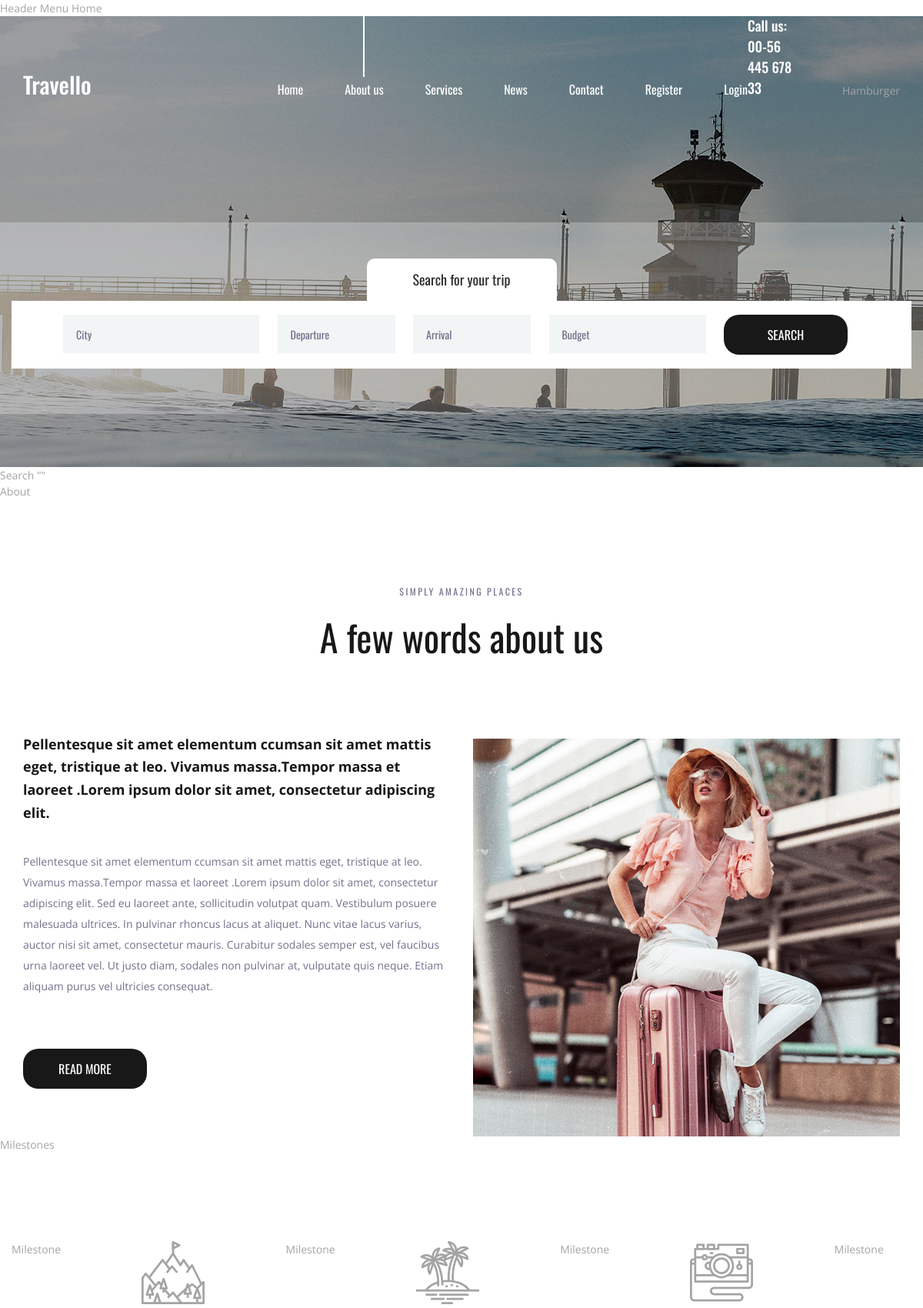
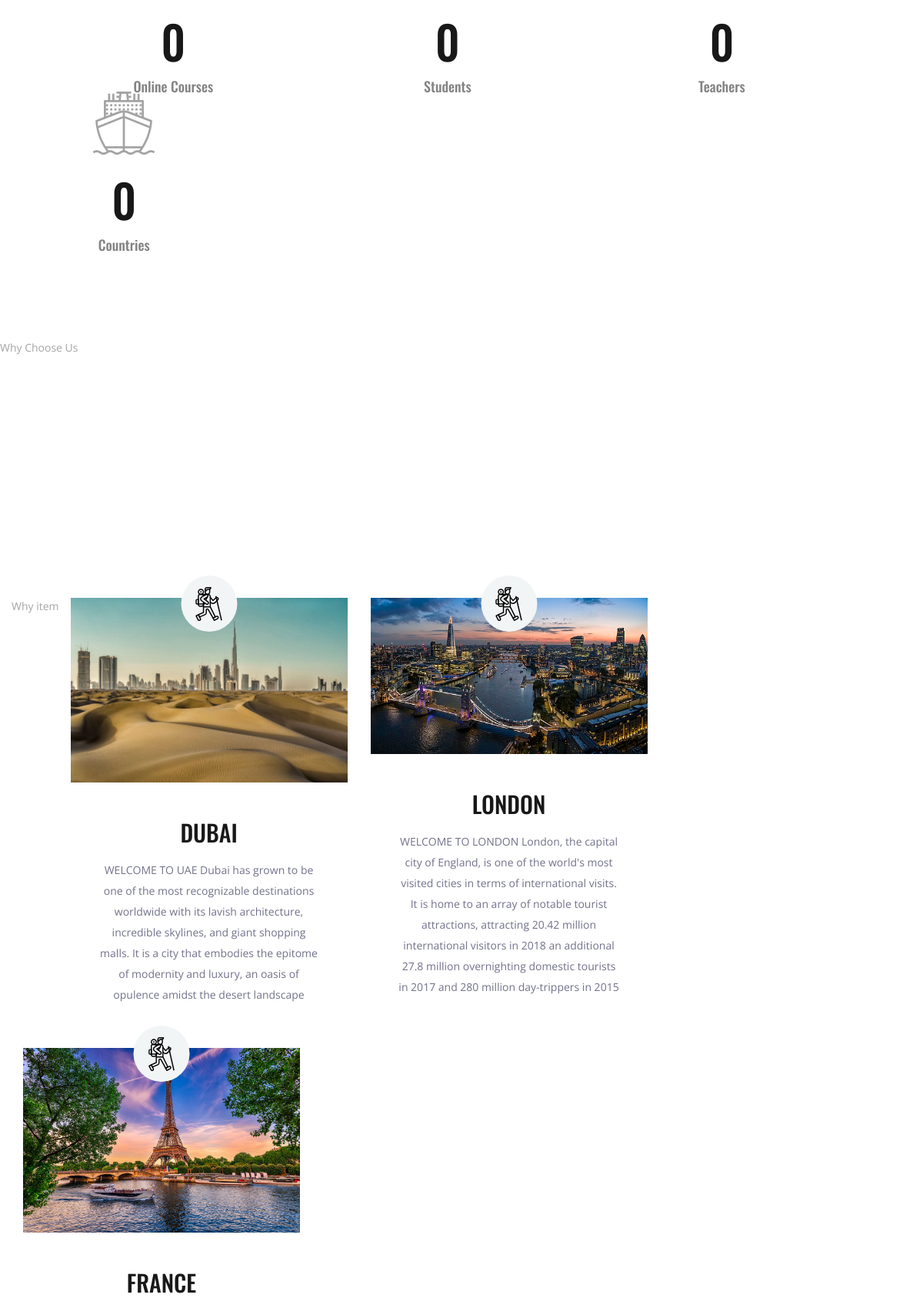
The page / (upper part) on the database its author committed (2 pictures, top to bottom).
### travelapp/models.py (models this page shows, shortened)
class Place(models.Model):
    name=models.CharField(max_length=250)
    img=models.ImageField(upload_to='pics')
    desc=models.TextField()

### travelapp/views.py (the view)
# urls.py: path('',views.demo,name='demo'),
def demo(request):
    obj=Place.objects.all()
    obj1=Team.objects.all()
    return render(request, 'index.html', {'result':obj, 'results':obj1})

### templates/index.html (shortened to what this page needs)
{% load static %}
<!DOCTYPE html>
<html lang="en">
<head>
<link rel="stylesheet" type="text/css" href="{% static 'styles/bootstrap4/bootstrap.min.css' %}">
<link href="{% static 'plugins/font-awesome-4.7.0/css/font-awesome.min.css' %}" rel="stylesheet" type="text/css">
<link rel="stylesheet" type="text/css" href="{% static 'plugins/OwlCarousel2-2.2.1/owl.carousel.css' %}">
<link rel="stylesheet" type="text/css" href="{% static 'plugins/OwlCarousel2-2.2.1/owl.theme.default.css' %}">
<link rel="stylesheet" type="text/css" href="{% static 'plugins/OwlCarousel2-2.2.1/animate.css' %}">
<link rel="stylesheet" type="text/css" href="{% static 'styles/about.css' %}">
<link rel="stylesheet" type="text/css" href="{% static 'styles/about_responsive.css' %}">
</head>
<body>
<div class="super_container">
	Header
	<header class="header">
		<div class="container">
			<div class="row">
				<div class="col">
					<div class="header_content d-flex flex-row align-items-center justify-content-start">
						<div class="header_content_inner d-flex flex-row align-items-end justify-content-start">
							<div class="logo"><a href="index.html">Travello</a></div>
							<nav class="main_nav">
								<ul class="d-flex flex-row align-items-start justify-content-start">
									<li><a href="index.html">Home</a></li>
									<li class="active"><a href="about.html">About us</a></li>
									<li><a href="#">Services</a></li>
									<li><a href="news.html">News</a></li>
									<li><a href="contact.html">Contact</a></li>
									{%if user.is_authenticated %}
									<li>Hello{{user.username}}</li>
									<li><a href="/logout">Logout</a></li>
									{% else %}
									<li><a href="/register">Register</a></li>
									<li><a href="/login">Login</a></li>
									{% endif %}
								</ul>
							</nav>
							<div class="header_phone ml-auto">Call us: 00-56 445 678 33</div>
							Hamburger
						</div>
					</div>
				</div>
			</div>
		</div>
	</header>
	Menu
	Home
	<div class="home">
		<div class="background_image" style="background-image:url({% static 'images/about.jpg' %})"></div>
	</div>
	Search
""
	<div class="home_search">
		<div class="container">
			<div class="row">
				<div class="col">
					<div class="home_search_container">
						<div class="home_search_title">Search for your trip</div>
						<div class="home_search_content">
							<form action="#" class="home_search_form" id="home_search_form">
								<div class="d-flex flex-lg-row flex-column align-items-start justify-content-lg-between justify-content-start">
									<input type="text" class="search_input search_input_1" placeholder="City" required="required">
									<input type="text" class="search_input search_input_2" placeholder="Departure" required="required">
									<input type="text" class="search_input search_input_3" placeholder="Arrival" required="required">
									<input type="text" class="search_input search_input_4" placeholder="Budget" required="required">
									<button class="home_search_button">search</button>
								</div>
							</form>
						</div>
					</div>
				</div>
			</div>
		</div>
	</div>
	About
	<div class="about">
		<div class="container">
			<div class="row">
				<div class="col text-center">
					<div class="section_subtitle">simply amazing places</div>
					<div class="section_title"><h2>A few words about us</h2></div>
				</div>
			</div>
			<div class="row about_row">
				<div class="col-lg-6">
					<div class="about_content">
						<div class="text_highlight">Pellentesque sit amet elementum ccumsan sit amet mattis eget, tristique at leo. Vivamus massa.Tempor massa et laoreet .Lorem ipsum dolor sit amet, consectetur adipiscing elit.</div>
						<div class="about_text">
							<p>Pellentesque sit amet elementum ccumsan sit amet mattis eget, tristique at leo. Vivamus massa.Tempor massa et laoreet .Lorem ipsum dolor sit amet, consectetur adipiscing elit. Sed eu laoreet ante, sollicitudin volutpat quam. Vestibulum posuere malesuada ultrices. In pulvinar rhoncus lacus at aliquet. Nunc vitae lacus varius, auctor nisi sit amet, consectetur mauris. Curabitur sodales semper est, vel faucibus urna laoreet vel. Ut justo diam, sodales non pulvinar at, vulputate quis neque. Etiam aliquam purus vel ultricies consequat.</p>
						</div>
						<div class="button about_button"><a href="#">read more</a></div>
					</div>
				</div>
				<div class="col-lg-6">
					<div class="about_image"><img src="{% static 'images/about_1.jpg' %}" alt=""></div>
				</div>
			</div>
		</div>
	</div>
	Milestones
	<div class="milestones">
		<div class="container">
			<div class="row">
				Milestone
				<div class="col-lg-3 milestone_col">
					<div class="milestone text-center">
						<div class="milestone_icon"><img src="{% static 'images/mountain.svg' %}" alt=""></div>
						<div class="milestone_counter" data-end-value="17">0</div>
						<div class="milestone_text">Online Courses</div>
					</div>
				</div>
				Milestone
				<div class="col-lg-3 milestone_col">
					<div class="milestone text-center">
						<div class="milestone_icon"><img src="{% static 'images/island.svg' %}" alt=""></div>
						<div class="milestone_counter" data-end-value="213">0</div>
						<div class="milestone_text">Students</div>
					</div>
				</div>
				Milestone
				<div class="col-lg-3 milestone_col">
					<div class="milestone text-center">
						<div class="milestone_icon"><img src="{% static 'images/camera.svg' %}" alt=""></div>
						<div class="milestone_counter" data-end-value="11923">0</div>
						<div class="milestone_text">Teachers</div>
					</div>
				</div>
				Milestone
				<div class="col-lg-3 milestone_col">
					<div class="milestone text-center">
						<div class="milestone_icon"><img src="{% static 'images/boat.svg' %}" alt=""></div>
						<div class="milestone_counter" data-end-value="15">0</div>
						<div class="milestone_text">Countries</div>
					</div>
				</div>
			</div>
		</div>
	</div>
	Why Choose Us
	<div class="why">
		<div class="parallax_background parallax-window" data-parallax="scroll" data-image-src="{% static 'images/why.jpg' %}" data-speed="0.8"></div>
		<div class="container">
			<div class="row">
				<div class="col text-center">
					<div class="section_subtitle">simply amazing places</div>
					<div class="section_title"><h2>Why choose us?</h2></div>
				</div>
			</div>
			<div class="row why_row">
				Why item
				{% for i in result %}
				<div class="col-lg-4 why_col">
					<div class="why_item">
						<div class="why_image">
							<img src="{{i.img.url}}" alt="">
							<div class="why_icon d-flex flex-column align-items-center justify-content-center">
								<img src="{% static 'images/why_3.svg' %}" alt="">
							</div>
						</div>
						<div class="why_content text-center">
							<div class="why_title">{{i.name}}</div>
							<div class="why_text">
								<p>{{i.desc}}</p>
							</div>
						</div>
					</div>
				</div>
				{% endfor %}
			</div>
		</div>
	</div>
</div>
</body>
</html>

### rows shown on the page
Place: img (picture), name "DUBAI", desc "WELCOME TO UAE Dubai has grown to be one of the most recognizable destinations worldwide with its lavish architecture, incredible skylines, and giant shopping malls. It is a city that embodies the epitome of modernity and luxury, an oasis of opulence amidst the desert landscape"
Place: img (picture), name "LONDON", desc "WELCOME TO LONDON London, the capital city of England, is one of the world's most visited cities in terms of international visits. It is home to an array of notable tourist attractions, attracting 20.42 million international visitors in 2018 an additional 27.8 million overnighting domestic tourists in 2017 and 280 million day-trippers in 2015"
Place: img (picture), name "FRANCE"
